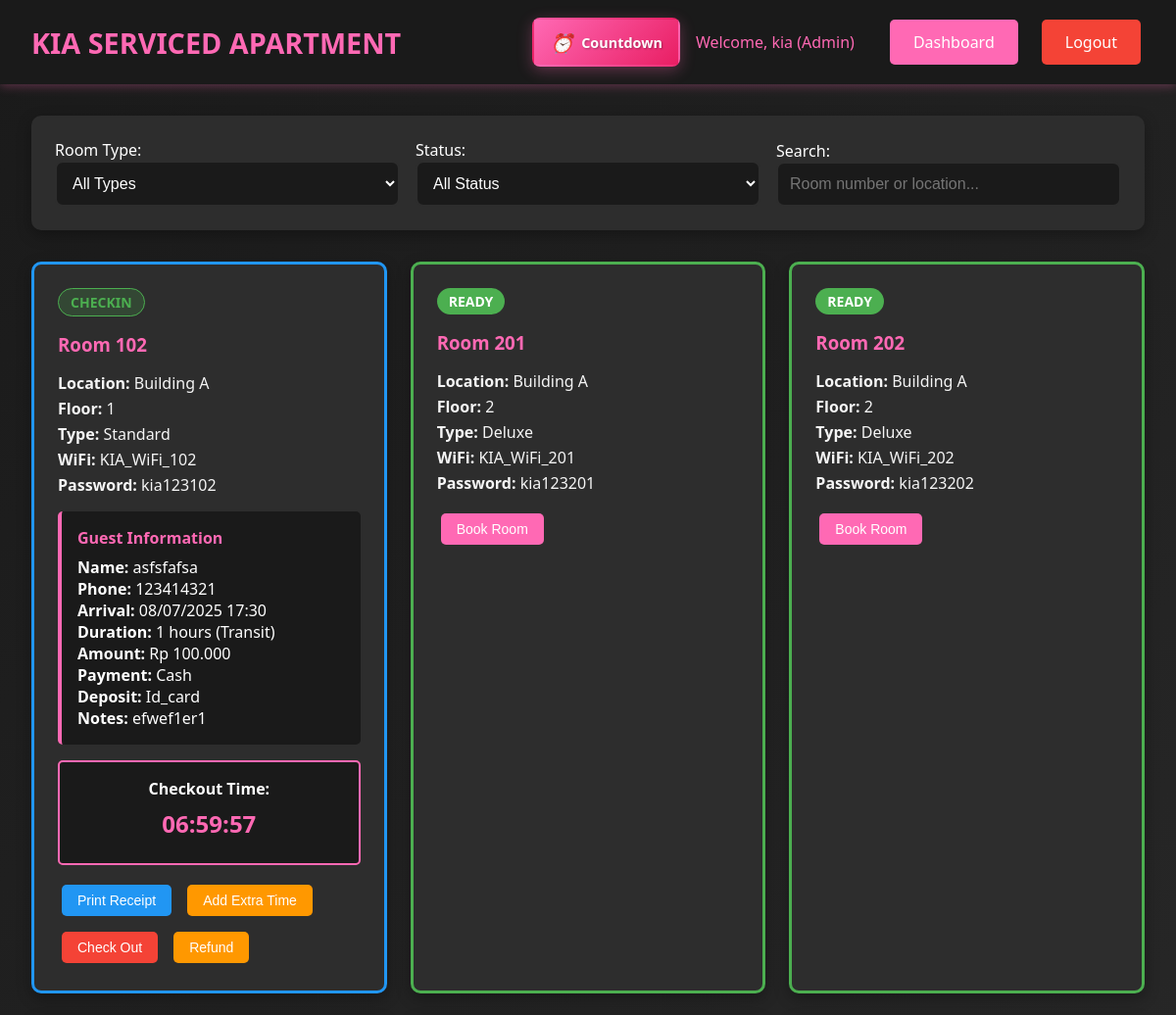
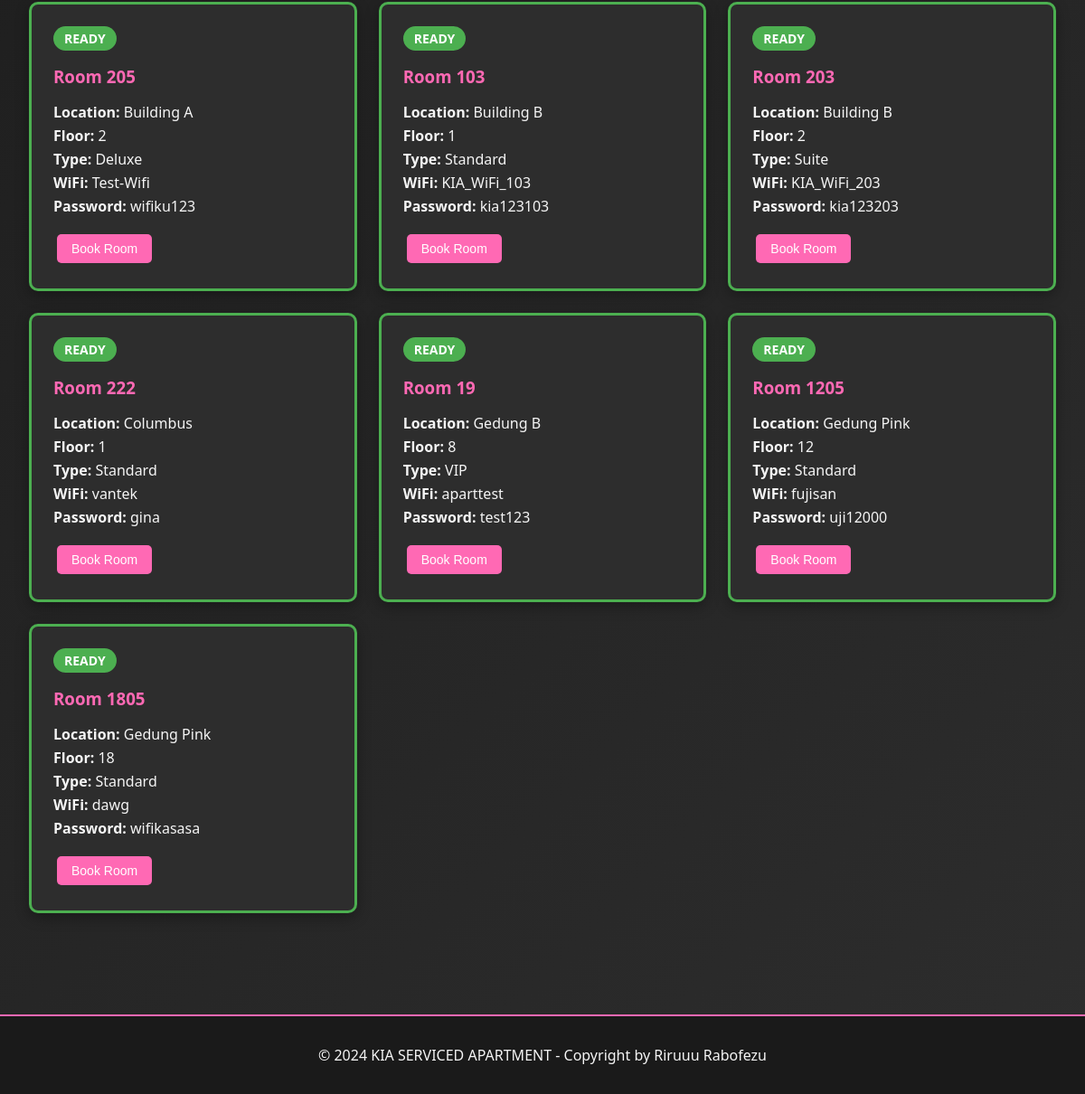
Page /index.php (signed in) on the committed database (2 pictures, top to bottom).
### tables this page shows
CREATE TABLE `rooms` (
  `id` int(11) NOT NULL,
  `location` varchar(100) NOT NULL,
  `floor_number` int(11) NOT NULL,
  `room_number` varchar(20) NOT NULL,
  `room_type` varchar(50) NOT NULL,
  `wifi_name` varchar(100) DEFAULT NULL,
  `wifi_password` varchar(100) DEFAULT NULL,
  `status` enum('ready','booked','checkin','checkout') DEFAULT 'ready',
  `created_at` timestamp NOT NULL DEFAULT CURRENT_TIMESTAMP,
  `updated_at` timestamp NOT NULL DEFAULT CURRENT_TIMESTAMP ON UPDATE CURRENT_TIMESTAMP
);

### includes/config.php (called while the page is built, shortened)
<?php
function isLoggedIn() {
    return isset($_SESSION['user_id']);
}
function getUserRole() {
    return $_SESSION['user_role'] ?? null;
}
function hasPermission($required_roles) {
    $user_role = getUserRole();
    return in_array($user_role, $required_roles);
}
function formatCurrency($amount) {
    return 'Rp ' . number_format($amount, 0, ',', '.');
}
function formatDateTime($datetime) {
    return date('d/m/Y H:i', strtotime($datetime));
}
?>

### index.php (the view, shortened to what this page needs)
<?php
require_once 'includes/config.php';
$isLoggedIn = isLoggedIn();
if ($isLoggedIn) {
    $sql = "SELECT r.*,
                   b.id as booking_id,
                   b.guest_name,
                   b.arrival_time,
                   b.phone_number,
                   b.duration_type,
                   b.duration_hours,
                   b.price_amount,
                   b.payment_method,
                   b.deposit_type,
                   b.deposit_amount,
                   b.notes,
                   b.status as booking_status,
                   b.checkin_time,
                   b.checkout_time,
                   b.extra_time_hours,
                   b.extra_time_amount
            FROM rooms r
            LEFT JOIN (
                SELECT b1.*
                FROM bookings b1
                INNER JOIN (
                    SELECT room_id, MAX(id) as max_id
                    FROM bookings
                    WHERE status IN ('booked', 'checkin', 'checkout')
                    GROUP BY room_id
                ) b2 ON b1.room_id = b2.room_id AND b1.id = b2.max_id
            ) b ON r.id = b.room_id
            ORDER BY
                CASE
                    WHEN b.status = 'booked' AND b.arrival_time < NOW() THEN 1
                    ELSE 2
                END,
                r.location, r.floor_number, r.room_number";
}
$stmt = $pdo->prepare($sql);
$stmt->execute();
$rooms = $stmt->fetchAll();
foreach ($rooms as $key => $room) {
    if ($room['status'] == 'ready') {
        $rooms[$key]['status'] = 'ready';
        $rooms[$key]['booking_id'] = null;
        $rooms[$key]['guest_name'] = null;
        $rooms[$key]['arrival_time'] = null;
        $rooms[$key]['phone_number'] = null;
        $rooms[$key]['duration_type'] = null;
        $rooms[$key]['duration_hours'] = null;
        $rooms[$key]['price_amount'] = null;
        $rooms[$key]['payment_method'] = null;
        $rooms[$key]['deposit_type'] = null;
        $rooms[$key]['deposit_amount'] = null;
        $rooms[$key]['notes'] = null;
        $rooms[$key]['booking_status'] = null;
        $rooms[$key]['checkin_time'] = null;
        $rooms[$key]['checkout_time'] = null;
        $rooms[$key]['extra_time_hours'] = null;
        $rooms[$key]['extra_time_amount'] = null;
    } elseif ($room['booking_id']) {
        $rooms[$key]['status'] = $room['booking_status'];
    } else {
        $rooms[$key]['status'] = 'ready';
    }
}
?>
<!DOCTYPE html>
<html lang="id">
<head>
    <link rel="stylesheet" href="assets/css/style.css">
</head>
<body>
    <header class="header">
        <div class="header-content">
            <a href="index.php" class="logo">KIA SERVICED APARTMENT</a>
            <div class="header-actions">
                <a href="countdown.php" class="btn-countdown-header">
                    <i class="countdown-icon-small">⏰</i>
                    <span>Countdown</span>
                </a>
                <?php if (isLoggedIn()): ?>
                    <span style="color: var(--primary-pink); margin-right: 1rem;">
                        Welcome, <?php echo htmlspecialchars($_SESSION['full_name']); ?> (<?php echo ucfirst($_SESSION['user_role']); ?>)
                    </span>
                    <a href="admin/dashboard.php" class="btn btn-primary">Dashboard</a>
                    <a href="includes/logout.php" class="btn btn-danger">Logout</a>
                <?php else: ?>
                    <button id="loginBtn" class="nav-toggle">Login</button>
                <?php endif; ?>
            </div>
        </div>
    </header>
    <div class="container">
        <div class="filters">
            <div class="filter-row">
                <div class="filter-group">
                    <label for="roomTypeFilter">Room Type:</label>
                    <select id="roomTypeFilter" class="form-control filter-control">
                        <option value="">All Types</option>
                    </select>
                </div>
                <div class="filter-group">
                    <label for="statusFilter">Status:</label>
                    <select id="statusFilter" class="form-control filter-control">
                        <option value="">All Status</option>
                    </select>
                </div>
                <div class="filter-group">
                    <label for="searchFilter">Search:</label>
                    <input type="text" id="searchFilter" class="form-control filter-control"
                           placeholder="Room number or location...">
                </div>
            </div>
        </div>
        <div class="rooms-grid">
            <?php foreach ($rooms as $room): ?>
                <div class="room-card <?php echo $room['status']; ?>"
                     data-room-type="<?php echo htmlspecialchars($room['room_type']); ?>"
                     data-status="<?php echo $room['status']; ?>"
                     data-room-number="<?php echo htmlspecialchars($room['room_number']); ?>"
                     data-location="<?php echo htmlspecialchars($room['location']); ?>">
                    <div class="room-status status-<?php echo $room['status']; ?>">
                        <?php echo ucfirst($room['status']); ?>
                    </div>
                    <div class="room-info">
                        <h3>Room <?php echo htmlspecialchars($room['room_number']); ?></h3>
                        <div class="room-details">
                            <p><strong>Location:</strong> <?php echo htmlspecialchars($room['location']); ?></p>
                            <p><strong>Floor:</strong> <?php echo $room['floor_number']; ?></p>
                            <p><strong>Type:</strong> <?php echo htmlspecialchars($room['room_type']); ?></p>
                            <?php if (isLoggedIn()): ?>
                                <p><strong>WiFi:</strong> <?php echo htmlspecialchars($room['wifi_name']); ?></p>
                                <p><strong>Password:</strong> <?php echo htmlspecialchars($room['wifi_password']); ?></p>
                            <?php endif; ?>
                        </div>
                    </div>
                    <?php if ($room['booking_id'] && isLoggedIn()): ?>
                        <div class="guest-info">
                            <h4>Guest Information</h4>
                            <p><strong>Name:</strong> <?php echo htmlspecialchars($room['guest_name']); ?></p>
                            <p><strong>Phone:</strong> <?php echo htmlspecialchars($room['phone_number']); ?></p>
                            <p><strong>Arrival:</strong> <?php echo formatDateTime($room['arrival_time']); ?></p>
                            <p><strong>Duration:</strong> <?php echo $room['duration_hours']; ?> hours (<?php echo ucfirst($room['duration_type']); ?>)</p>
                            <p><strong>Amount:</strong> <?php echo formatCurrency($room['price_amount']); ?></p>
                            <p><strong>Payment:</strong> <?php echo ucfirst($room['payment_method']); ?></p>
                            <p><strong>Deposit:</strong> <?php echo ucfirst($room['deposit_type']); ?>
                            </p>
                            <?php if ($room['notes']): ?>
                                <p><strong>Notes:</strong> <?php echo htmlspecialchars($room['notes']); ?></p>
                            <?php endif; ?>
                        </div>
                        <?php if ($room['status'] == 'checkin'): ?>
                            <?php
                            $checkin_time = strtotime($room['checkin_time']);
                            $checkout_time = $checkin_time + ($room['duration_hours'] * 3600) + ($room['extra_time_hours'] * 3600);
                            $checkout_datetime = date('Y-m-d H:i:s', $checkout_time);
                            ?>
                            <div class="countdown">
                                <p><strong>Checkout Time:</strong></p>
                                <div class="countdown-timer" data-target="<?php echo $checkout_datetime; ?>"></div>
                            </div>
                        <?php endif; ?>
                    <?php endif; ?>
                    <?php if (isLoggedIn()): ?>
                        <div class="room-actions">
                            <?php if ($room['status'] == 'ready'): ?>
                                <button onclick="bookRoom(<?php echo $room['id']; ?>)"
                                        class="btn btn-primary btn-sm">Book Room</button>
                            <?php elseif ($room['status'] == 'checkin'): ?>
                                <button onclick="printReceipt(<?php echo $room['booking_id']; ?>)"
                                        class="btn btn-info btn-sm">Print Receipt</button>
                                <button onclick="addExtraTime(<?php echo $room['booking_id']; ?>)"
                                        class="btn btn-warning btn-sm">Add Extra Time</button>
                                <button onclick="checkoutRoom(<?php echo $room['booking_id']; ?>)"
                                        class="btn btn-danger btn-sm">Check Out</button>
                                <?php if (hasPermission(['admin', 'superuser'])): ?>
                                    <button onclick="processRefund(<?php echo $room['booking_id']; ?>)"
                                            class="btn btn-warning btn-sm">Refund</button>
                                <?php endif; ?>
                            <?php elseif ($room['status'] == 'checkout'): ?>
                                <button onclick="setRoomReady(<?php echo $room['id']; ?>)"
                                        class="btn btn-success btn-sm">Set Ready</button>
                            <?php endif; ?>
                        </div>
                    <?php endif; ?>
                </div>
            <?php endforeach; ?>
        </div>
    </div>
    <footer class="footer">
        <p>&copy; 2024 KIA SERVICED APARTMENT - Copyright by Riruuu Rabofezu</p>
    </footer>
</body>
</html>

### assets/css/style.css (style rules this page uses)
* { margin: 0; padding: 0; box-sizing: border-box; }
:root { --primary-pink: #ff69b4; --dark-pink: #e91e63; --light-pink: #ffc0cb; --black: #1a1a1a; --dark-gray: #2d2d2d; --light-gray: #f5f5f5; --white: #ffffff; --success: #4caf50; --warning: #ff9800; --info: #2196f3; --danger: #f44336; }
body { font-family: 'Segoe UI', Tahoma, Geneva, Verdana, sans-serif; background: linear-gradient(135deg, var(--black) 0%, var(--dark-gray) 100%); color: var(--white); min-height: 100vh; }
.header { background: var(--black); padding: 1rem 2rem; box-shadow: 0 2px 10px rgba(255, 105, 180, 0.3); position: sticky; top: 0; z-index: 1000; }
.header-content { display: flex; justify-content: space-between; align-items: center; max-width: 1200px; margin: 0 auto; }
.header-actions { display: flex; align-items: center; gap: 1rem; }
.logo { font-size: 1.8rem; font-weight: bold; color: var(--primary-pink); text-decoration: none; }
.btn-countdown-header { background: linear-gradient(135deg, var(--primary-pink) 0%, var(--dark-pink) 100%); color: var(--white); padding: 0.6rem 1rem; border-radius: 8px; text-decoration: none; display: flex; align-items: center; gap: 0.5rem; box-shadow: 0 4px 15px rgba(255, 105, 180, 0.3); transition: all 0.3s ease; border: 2px solid transparent; font-size: 0.9rem; font-weight: 500; }
.countdown-icon-small { font-size: 1.2rem; animation: pulse-small 2s infinite; }
.btn-countdown-header span { font-weight: 600; text-shadow: 1px 1px 2px rgba(0,0,0,0.3); }
.form-control { width: 100%; padding: 0.75rem; border: 2px solid var(--dark-gray); border-radius: 8px; background: var(--black); color: var(--white); font-size: 1rem; transition: all 0.3s ease; }
.btn { padding: 0.75rem 1.5rem; border: none; border-radius: 5px; cursor: pointer; font-size: 1rem; font-weight: 500; text-decoration: none; display: inline-block; text-align: center; transition: all 0.3s ease; margin: 0.25rem; }
.btn-primary { background: var(--primary-pink); color: var(--white); }
.btn-warning { background: var(--warning); color: var(--white); }
.btn-info { background: var(--info); color: var(--white); }
.btn-danger { background: var(--danger); color: var(--white); }
.btn-sm { padding: 0.5rem 1rem; font-size: 0.875rem; }
.container { max-width: 1200px; margin: 0 auto; padding: 2rem; }
.filters { background: var(--dark-gray); padding: 1.5rem; border-radius: 10px; margin-bottom: 2rem; box-shadow: 0 5px 15px rgba(0, 0, 0, 0.3); }
.filter-row { display: flex; gap: 1rem; flex-wrap: wrap; align-items: end; }
.filter-group { flex: 1; min-width: 200px; }
.rooms-grid { display: grid; grid-template-columns: repeat(auto-fill, minmax(300px, 1fr)); gap: 1.5rem; margin-bottom: 2rem; }
.room-card { background: var(--dark-gray); border-radius: 10px; padding: 1.5rem; box-shadow: 0 5px 15px rgba(0, 0, 0, 0.3); transition: all 0.3s ease; border: 3px solid transparent; }
.room-card.ready { border-color: var(--success); }
.room-card.checkin { border-color: var(--info); }
.room-status { display: inline-block; padding: 0.25rem 0.75rem; border-radius: 20px; font-size: 0.875rem; font-weight: bold; text-transform: uppercase; margin-bottom: 1rem; }
.status-ready { background: var(--success); color: var(--white); }
.status-checkin { background: var(--info); color: var(--white); }
.room-info h3 { color: var(--primary-pink); margin-bottom: 0.5rem; }
.room-details { margin: 1rem 0; }
.room-details p { margin: 0.25rem 0; color: var(--light-gray); }
.guest-info { background: var(--black); padding: 1rem; border-radius: 5px; margin: 1rem 0; border-left: 4px solid var(--primary-pink); }
.guest-info h4 { color: var(--primary-pink); margin-bottom: 0.5rem; }
.countdown { background: var(--black); padding: 1rem; border-radius: 5px; text-align: center; margin: 1rem 0; border: 2px solid var(--primary-pink); }
.countdown-timer { font-size: 1.5rem; font-weight: bold; color: var(--primary-pink); margin: 0.5rem 0; }
.room-actions { display: flex; gap: 0.5rem; flex-wrap: wrap; margin-top: 1rem; }
.footer { background: var(--black); text-align: center; padding: 2rem; margin-top: 3rem; border-top: 2px solid var(--primary-pink); }
.footer p { color: var(--light-gray); margin: 0; }
.status-checkin { background: rgba(76, 175, 80, 0.2); color: var(--success); border: 1px solid var(--success); }

### rows in the picture
rooms: status "CHECKIN", room_number "102", location "Building A", floor_number "1", room_type "Standard", wifi_name "KIA_WiFi_102", wifi_password "kia123102", guest_name "asfsfafsa", phone_number "123414321", arrival_time "08/07/2025 17:30", duration_hours "1", duration_type "Transit", price_amount "Rp 100.000", payment_method "Cash", deposit_type "Id_card", notes "efwef1er1"
rooms: status "READY", room_number "201", location "Building A", floor_number "2", room_type "Deluxe", wifi_name "KIA_WiFi_201", wifi_password "kia123201"
rooms: status "READY", room_number "202", location "Building A", floor_number "2", room_type "Deluxe", wifi_name "KIA_WiFi_202", wifi_password "kia123202"
rooms: status "READY", room_number "205", location "Building A", floor_number "2", room_type "Deluxe", wifi_name "Test-Wifi", wifi_password "wifiku123"
rooms: status "READY", room_number "103", location "Building B", floor_number "1", room_type "Standard", wifi_name "KIA_WiFi_103", wifi_password "kia123103"
rooms: status "READY", room_number "203", location "Building B", floor_number "2", room_type "Suite", wifi_name "KIA_WiFi_203", wifi_password "kia123203"
rooms: status "READY", room_number "222", location "Columbus", floor_number "1", room_type "Standard", wifi_name "vantek", wifi_password "gina"
rooms: status "READY", room_number "19", location "Gedung B", floor_number "8", room_type "VIP", wifi_name "aparttest", wifi_password "test123"
rooms: status "READY", room_number "1205", location "Gedung Pink", floor_number "12", room_type "Standard", wifi_name "fujisan", wifi_password "uji12000"
rooms: status "READY", room_number "1805", location "Gedung Pink", floor_number "18", room_type "Standard", wifi_name "dawg", wifi_password "wifikasasa"

### other values in the picture
$_SESSION['full_name'] "kia"
$_SESSION['user_role'] "Admin"
